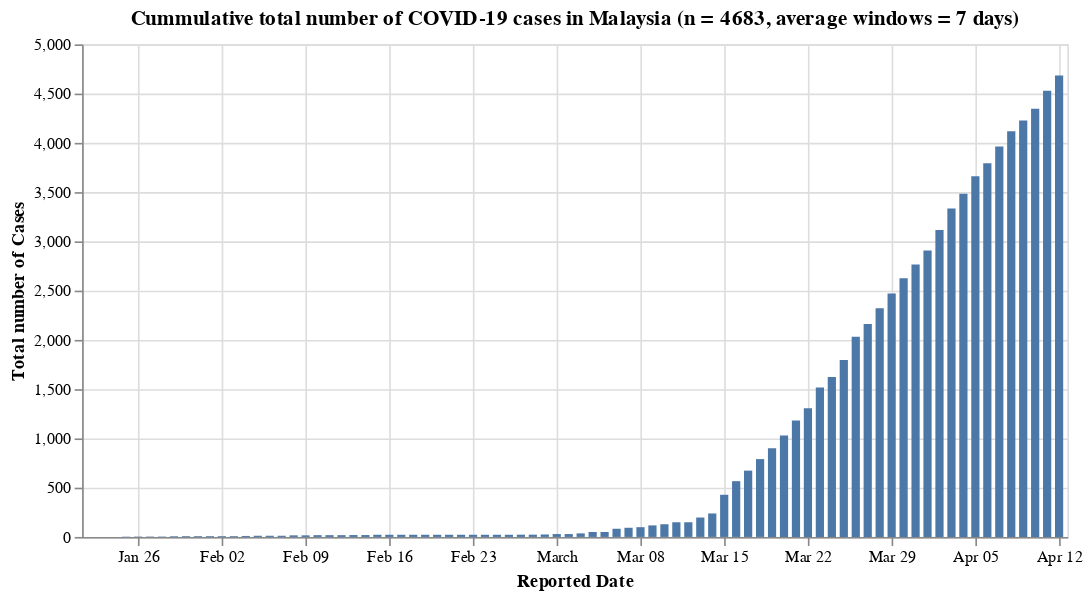

Write notebook code for a chart like this one.
### Code cell
#hide_input
alt.Chart(df_confirmed_my).mark_bar().encode(
    x='Reported Date:T',
    y='Total number of Cases:Q',
    tooltip=list(df_confirmed_my)
).properties(
    width=600,
    title=f'Cummulative total number of COVID-19 cases in Malaysia (n = {n_confirmed_my}, average windows = {rolling_window} days)'
)

### Figure 1 — Vega-Lite specification as saved in the notebook (floating-point values rounded to 4 significant figures)
{"config": {"view": {"continuousWidth": 400, "continuousHeight": 300}}, "data": {"name": "data-a1a93c5668f423dde32536b52c3e4425"}, "mark": "bar", "encoding": {"tooltip": [{"type": "temporal", "field": "Reported Date"}, {"type": "quantitative", "field": "Total number of Cases"}], "x": {"type": "temporal", "field": "Reported Date"}, "y": {"type": "quantitative", "field": "Total number of Cases"}}, "title": "Cummulative total number of COVID-19 cases in Malaysia (n = 4683, average windows = 7 days)", "width": 600, "$schema": "https://vega.github.io/schema/vega-lite/v4.8.1.json", "datasets": {"data-a1a93c5668f423dde32536b52c3e4425": [{"Reported Date": "2020-01-22T00:00:00", "Total number of Cases": 0}, {"Reported Date": "2020-01-23T00:00:00", "Total number of Cases": 0}, {"Reported Date": "2020-01-24T00:00:00", "Total number of Cases": 0}, {"Reported Date": "2020-01-25T00:00:00", "Total number of Cases": 3}, {"Reported Date": "2020-01-26T00:00:00", "Total number of Cases": 4}, {"Reported Date": "2020-01-27T00:00:00", "Total number of Cases": 4}, {"Reported Date": "2020-01-28T00:00:00", "Total number of Cases": 4}, {"Reported Date": "2020-01-29T00:00:00", "Total number of Cases": 7}, {"Reported Date": "2020-01-30T00:00:00", "Total number of Cases": 8}, {"Reported Date": "2020-01-31T00:00:00", "Total number of Cases": 8}, {"Reported Date": "2020-02-01T00:00:00", "Total number of Cases": 8}, {"Reported Date": "2020-02-02T00:00:00", "Total number of Cases": 8}, {"Reported Date": "2020-02-03T00:00:00", "Total number of Cases": 8}, {"Reported Date": "2020-02-04T00:00:00", "Total number of Cases": 10}, {"Reported Date": "2020-02-05T00:00:00", "Total number of Cases": 12}, {"Reported Date": "2020-02-06T00:00:00", "Total number of Cases": 12}, {"Reported Date": "2020-02-07T00:00:00", "Total number of Cases": 12}, {"Reported Date": "2020-02-08T00:00:00", "Total number of Cases": 16}, {"Reported Date": "2020-02-09T00:00:00", "Total number of Cases": 16}, {"Reported Date": "2020-02-10T00:00:00", "Total number of Cases": 18}, {"Reported Date": "2020-02-11T00:00:00", "Total number of Cases": 18}, {"Reported Date": "2020-02-12T00:00:00", "Total number of Cases": 18}, {"Reported Date": "2020-02-13T00:00:00", "Total number of Cases": 19}, {"Reported Date": "2020-02-14T00:00:00", "Total number of Cases": 19}, {"Reported Date": "2020-02-15T00:00:00", "Total number of Cases": 22}, {"Reported Date": "2020-02-16T00:00:00", "Total number of Cases": 22}, {"Reported Date": "2020-02-17T00:00:00", "Total number of Cases": 22}, {"Reported Date": "2020-02-18T00:00:00", "Total number of Cases": 22}, {"Reported Date": "2020-02-19T00:00:00", "Total number of Cases": 22}, {"Reported Date": "2020-02-20T00:00:00", "Total number of Cases": 22}, {"Reported Date": "2020-02-21T00:00:00", "Total number of Cases": 22}, {"Reported Date": "2020-02-22T00:00:00", "Total number of Cases": 22}, {"Reported Date": "2020-02-23T00:00:00", "Total number of Cases": 22}, {"Reported Date": "2020-02-24T00:00:00", "Total number of Cases": 22}, {"Reported Date": "2020-02-25T00:00:00", "Total number of Cases": 22}, {"Reported Date": "2020-02-26T00:00:00", "Total number of Cases": 22}, {"Reported Date": "2020-02-27T00:00:00", "Total number of Cases": 23}, {"Reported Date": "2020-02-28T00:00:00", "Total number of Cases": 23}, {"Reported Date": "2020-02-29T00:00:00", "Total number of Cases": 25}, {"Reported Date": "2020-03-01T00:00:00", "Total number of Cases": 29}, {"Reported Date": "2020-03-02T00:00:00", "Total number of Cases": 29}, {"Reported Date": "2020-03-03T00:00:00", "Total number of Cases": 36}, {"Reported Date": "2020-03-04T00:00:00", "Total number of Cases": 50}, {"Reported Date": "2020-03-05T00:00:00", "Total number of Cases": 50}, {"Reported Date": "2020-03-06T00:00:00", "Total number of Cases": 83}, {"Reported Date": "2020-03-07T00:00:00", "Total number of Cases": 93}, {"Reported Date": "2020-03-08T00:00:00", "Total number of Cases": 99}, {"Reported Date": "2020-03-09T00:00:00", "Total number of Cases": 117}, {"Reported Date": "2020-03-10T00:00:00", "Total number of Cases": 129}, {"Reported Date": "2020-03-11T00:00:00", "Total number of Cases": 149}, {"Reported Date": "2020-03-12T00:00:00", "Total number of Cases": 149}, {"Reported Date": "2020-03-13T00:00:00", "Total number of Cases": 197}, {"Reported Date": "2020-03-14T00:00:00", "Total number of Cases": 238}, {"Reported Date": "2020-03-15T00:00:00", "Total number of Cases": 428}, {"Reported Date": "2020-03-16T00:00:00", "Total number of Cases": 566}, {"Reported Date": "2020-03-17T00:00:00", "Total number of Cases": 673}, {"Reported Date": "2020-03-18T00:00:00", "Total number of Cases": 790}, {"Reported Date": "2020-03-19T00:00:00", "Total number of Cases": 900}, {"Reported Date": "2020-03-20T00:00:00", "Total number of Cases": 1030}, {"Reported Date": "2020-03-21T00:00:00", "Total number of Cases": 1183}, {"Reported Date": "2020-03-22T00:00:00", "Total number of Cases": 1306}, {"Reported Date": "2020-03-23T00:00:00", "Total number of Cases": 1518}, {"Reported Date": "2020-03-24T00:00:00", "Total number of Cases": 1624}, {"Reported Date": "2020-03-25T00:00:00", "Total number of Cases": 1796}, {"Reported Date": "2020-03-26T00:00:00", "Total number of Cases": 2031}, {"Reported Date": "2020-03-27T00:00:00", "Total number of Cases": 2161}, {"Reported Date": "2020-03-28T00:00:00", "Total number of Cases": 2320}, {"Reported Date": "2020-03-29T00:00:00", "Total number of Cases": 2470}, {"Reported Date": "2020-03-30T00:00:00", "Total number of Cases": 2626}, {"Reported Date": "2020-03-31T00:00:00", "Total number of Cases": 2766}, {"Reported Date": "2020-04-01T00:00:00", "Total number of Cases": 2908}, {"Reported Date": "2020-04-02T00:00:00", "Total number of Cases": 3116}, {"Reported Date": "2020-04-03T00:00:00", "Total number of Cases": 3333}, {"Reported Date": "2020-04-04T00:00:00", "Total number of Cases": 3483}, {"Reported Date": "2020-04-05T00:00:00", "Total number of Cases": 3662}, {"Reported Date": "2020-04-06T00:00:00", "Total number of Cases": 3793}, {"Reported Date": "2020-04-07T00:00:00", "Total number of Cases": 3963}, {"Reported Date": "2020-04-08T00:00:00", "Total number of Cases": 4119}, {"Reported Date": "2020-04-09T00:00:00", "Total number of Cases": 4228}, {"Reported Date": "2020-04-10T00:00:00", "Total number of Cases": 4346}, {"Reported Date": "2020-04-11T00:00:00", "Total number of Cases": 4530}, {"Reported Date": "2020-04-12T00:00:00", "Total number of Cases": 4683}]}}
